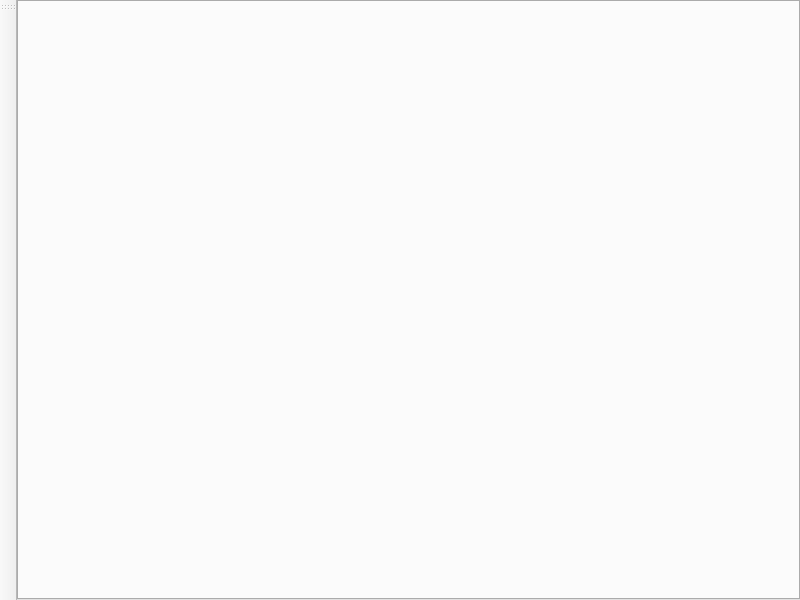
<?xml version="1.0" encoding="UTF-8"?>
<ui version="4.0">
 <class>MainWindow</class>
 <widget class="QMainWindow" name="MainWindow">
  <property name="geometry">
   <rect>
    <x>0</x>
    <y>0</y>
    <width>800</width>
    <height>600</height>
   </rect>
  </property>
  <property name="windowTitle">
   <string>Spreadsheet Application</string>
  </property>
  <property name="windowIcon">
   <iconset>
    <normaloff>Assets/logo.png</normaloff>Assets/logo.png</iconset>
  </property>
  <widget class="QWidget" name="centralwidget">
   <layout class="QVBoxLayout" name="verticalLayout">
    <property name="spacing">
     <number>0</number>
    </property>
    <property name="leftMargin">
     <number>0</number>
    </property>
    <property name="topMargin">
     <number>0</number>
    </property>
    <property name="rightMargin">
     <number>0</number>
    </property>
    <property name="bottomMargin">
     <number>0</number>
    </property>
    <item>
     <widget class="QTabWidget" name="tabWidget">
      <property name="tabsClosable">
       <bool>true</bool>
      </property>
     </widget>
    </item>
   </layout>
  </widget>
  <widget class="QToolBar" name="toolBar">
   <property name="windowTitle">
    <string>toolBar</string>
   </property>
   <attribute name="toolBarArea">
    <enum>LeftToolBarArea</enum>
   </attribute>
   <attribute name="toolBarBreak">
    <bool>false</bool>
   </attribute>
  </widget>
  <action name="actionNew_Sheet">
   <property name="icon">
    <iconset>
     <normaloff>Assets/+.png</normaloff>Assets/+.png</iconset>
   </property>
   <property name="text">
    <string>New Sheet</string>
   </property>
  </action>
  <action name="actionExit">
   <property name="text">
    <string>Exit</string>
   </property>
  </action>
 </widget>
 <resources/>
 <connections/>
</ui>
